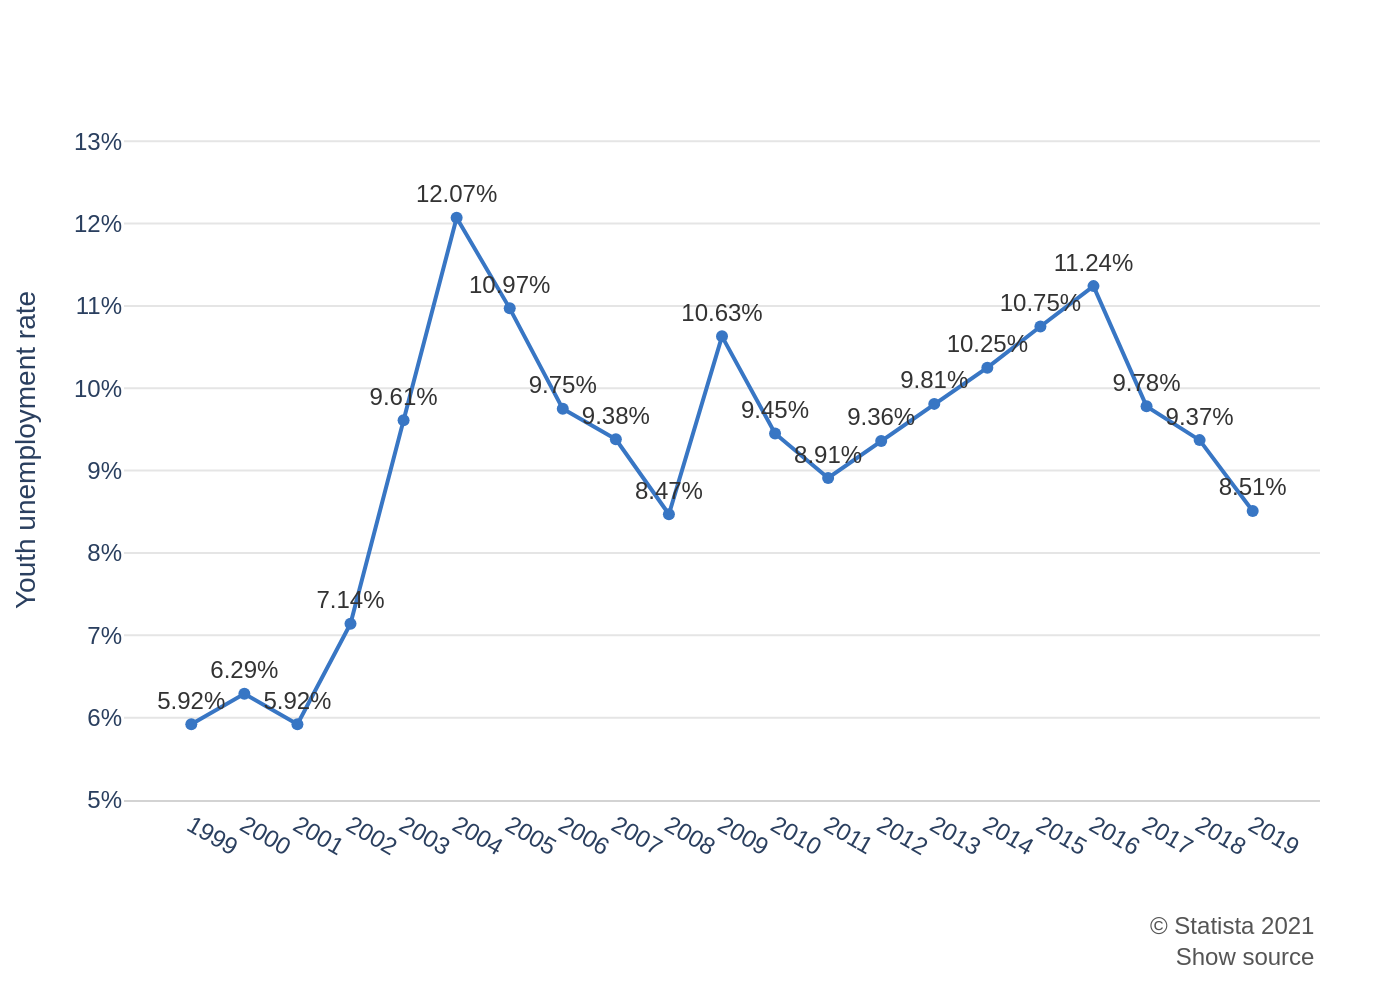

Write the Python code that produced this figure.
import sys
import json
import pathlib
import plotly.graph_objects as go

# Check for command-line argument
if len(sys.argv) != 2:
    print("Usage: python generate_chart.py <json_file_path>")
    sys.exit(1)

json_path = sys.argv[1]

# Read data from the specified JSON file
try:
    with open(json_path, 'r', encoding='utf-8') as f:
        chart_info = json.load(f)
except FileNotFoundError:
    print(f"Error: JSON file not found at {json_path}")
    sys.exit(1)
except json.JSONDecodeError:
    print(f"Error: Could not decode JSON from {json_path}")
    sys.exit(1)

# Extract data, texts, and colors from the JSON structure
chart_data = chart_info.get("chart_data", [])
texts = chart_info.get("texts", {})
colors = chart_info.get("colors", [])

# Initialize the figure
fig = go.Figure()

# Add traces to the figure
for i, series in enumerate(chart_data):
    color = colors[i % len(colors)] if colors else '#3876C4'
    fig.add_trace(go.Scatter(
        x=series['x'],
        y=series['y'],
        mode='lines+markers+text',
        name=series.get('name', ''),
        line=dict(color=color, width=2),
        marker=dict(color=color, size=6),
        text=[f'{val:.2f}%' for val in series['y']],
        textposition='top center',
        textfont=dict(
            family="Arial",
            size=12,
            color='#333333'
        ),
        hoverinfo='none'
    ))

# Combine title and subtitle if they exist
title_text = texts.get('title')
if title_text and texts.get('subtitle'):
    title_text = f"<b>{texts['title']}</b><br>{texts['subtitle']}"
elif title_text:
    title_text = f"<b>{title_text}</b>"

# Combine source and note for the annotation
source_text_parts = []
if texts.get('source'):
    source_text_parts.append(texts['source'])
if texts.get('note'):
    source_text_parts.append(texts['note'])
source_text = "<br>".join(source_text_parts)

# Update layout
fig.update_layout(
    font=dict(family="Arial"),
    title=dict(
        text=title_text,
        x=0.05,
        xanchor='left'
    ),
    xaxis=dict(
        title_text=texts.get('x_axis_title'),
        tickmode='array',
        tickvals=chart_data[0]['x'],
        ticktext=[str(year) for year in chart_data[0]['x']],
        showgrid=False,
        showline=True,
        linecolor='lightgrey'
    ),
    yaxis=dict(
        title_text=texts.get('y_axis_title'),
        range=[5, 13.5],
        ticksuffix='%',
        gridcolor='#E5E5E5'
    ),
    plot_bgcolor='white',
    paper_bgcolor='white',
    showlegend=False,
    margin=dict(l=60, r=40, b=100, t=50),
    annotations=[
        dict(
            showarrow=False,
            text=source_text,
            x=1,
            y=-0.25,
            xref='paper',
            yref='paper',
            xanchor='right',
            yanchor='bottom',
            align='right',
            font=dict(size=12, color='#555555')
        )
    ]
)

# Derive output filename from the input JSON path
output_filename_base = pathlib.Path(json_path).stem
output_png_path = f"{output_filename_base}.png"

# Save the figure as a PNG image
fig.write_image(output_png_path, scale=2)

print(f"Chart generated and saved to {output_png_path}")
